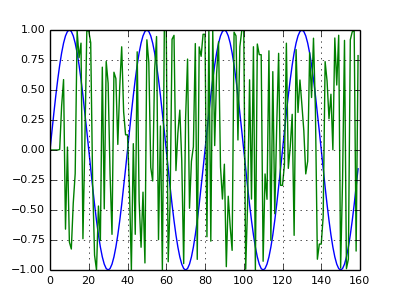

This chart was generated by the following Python code:
#!/usr/bin/env python
# -*- coding: utf-8 -*-

# ***************************************************************************
# *   Copyright (C) 2011, Paul Lutus                                        *
# *                                                                         *
# *   This program is free software; you can redistribute it and/or modify  *
# *   it under the terms of the GNU General Public License as published by  *
# *   the Free Software Foundation; either version 2 of the License, or     *
# *   (at your option) any later version.                                   *
# *                                                                         *
# *   This program is distributed in the hope that it will be useful,       *
# *   but WITHOUT ANY WARRANTY; without even the implied warranty of        *
# *   MERCHANTABILITY or FITNESS FOR A PARTICULAR PURPOSE.  See the         *
# *   GNU General Public License for more details.                          *
# *                                                                         *
# *   You should have received a copy of the GNU General Public License     *
# *   along with this program; if not, write to the                         *
# *   Free Software Foundation, Inc.,                                       *
# *   59 Temple Place - Suite 330, Boston, MA  02111-1307, USA.             *
# ***************************************************************************

from biquad_module import Biquad

from pylab import *

import re

def ntrp(x,xa,xb,ya,yb):
  return (x-xa) * (yb-ya) / (xb-xa) + ya

sample_rate = 40.0 # sampling frequency

cf = 1
dev = 2000
start_f = cf - dev
end_f = cf + dev
modi = 0

pll_integral = 0
pll_lock = 0
old_ref = 0
pll_cf = 2000
pll_loop_gain = 8
ref_sig = 0

invsqr2 = 1.0 / math.sqrt(2.0)

output_lowpass = Biquad(Biquad.LOWPASS,20,sample_rate,invsqr2)


fa = []
da = []
tSig = []
rSig = []
xaxis = []

dur = 4

for n in range(int(sample_rate * dur)):
  t = n / sample_rate
  print t

  
  # BEGIN test signal block
  sweep_freq = ntrp(t,0,dur,start_f,end_f)
  modi += (sweep_freq-cf) / (cf * sample_rate)
  #test_signal = math.sin(2 * math.pi * cf * (t + modi))
  test_signal = math.sin(2 * math.pi * cf * (t))
  #print test_signal

  # END test signal block
  
  # BEGIN PLL block
  pll_loop_control = test_signal * ref_sig * pll_loop_gain
  output = output_lowpass(pll_loop_control)
  pll_integral += pll_loop_control / sample_rate
  ref_sig = math.sin(2 * math.pi * pll_cf * (t + pll_integral))
  # END PLL block
  
  xaxis.append(n)
  tSig.append(test_signal)
  rSig.append(ref_sig)
  fa.append(sweep_freq)
  da.append(output)

#plot(fa,da)
plot(xaxis,tSig,xaxis,rSig)
ylim(-1,1)
grid(True)
locs, labels = xticks()
setp(labels,fontsize=8)
locs, labels = yticks()
setp(labels,fontsize=8)
yticks([-1,-0.75,-0.5,-0.25,0,0.25,0.5,0.75,1])
gcf().set_size_inches(4,3)

name = re.sub('.*?(\w+).*','\\1',sys.argv[0])
savefig(name+'.png')

show()
